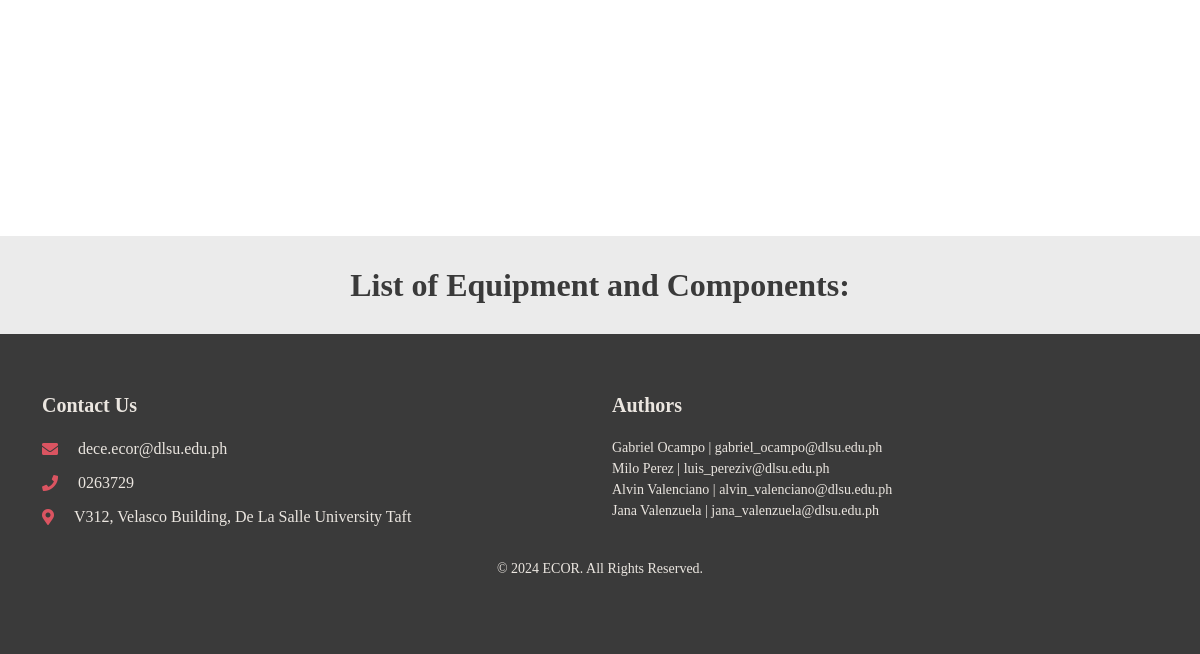
Page /laboratories/M402A.php (lower part) on the earlier database version.
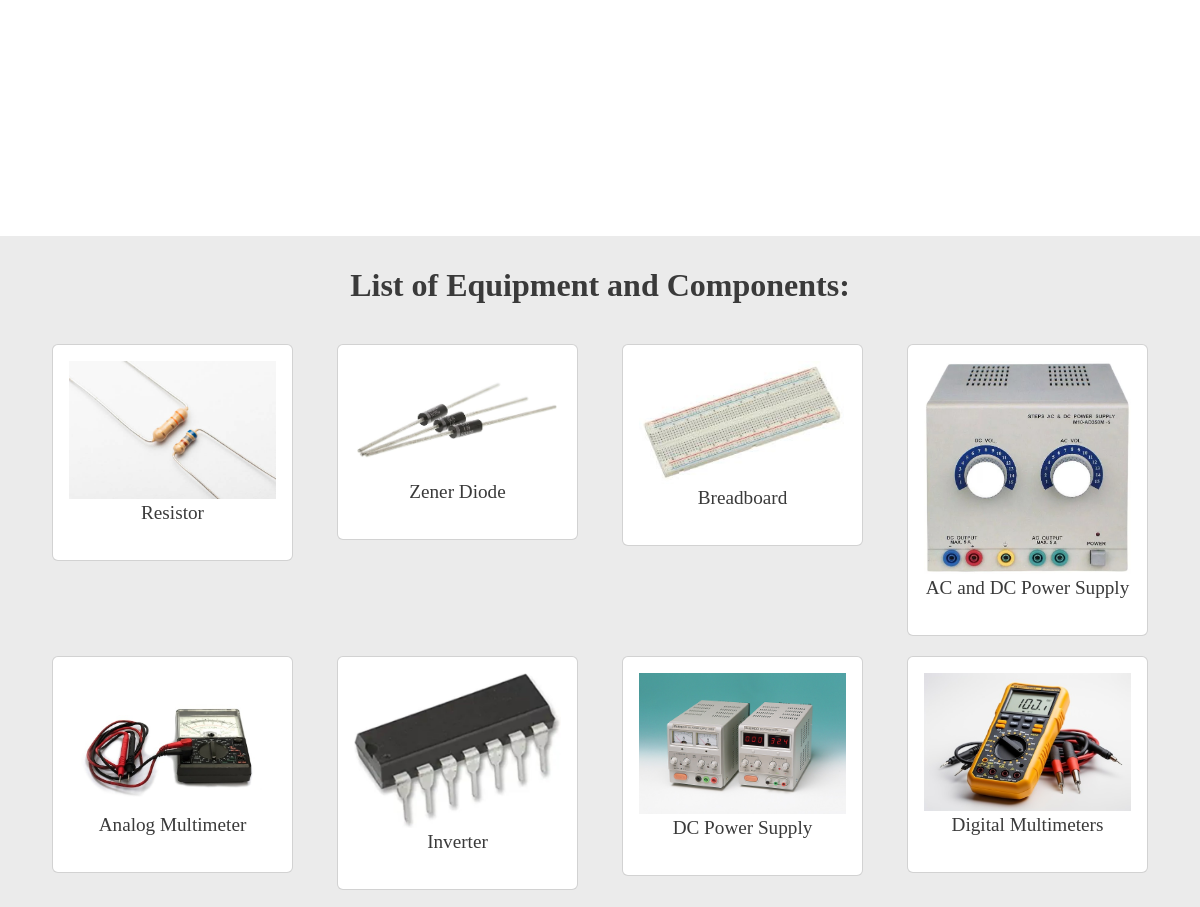
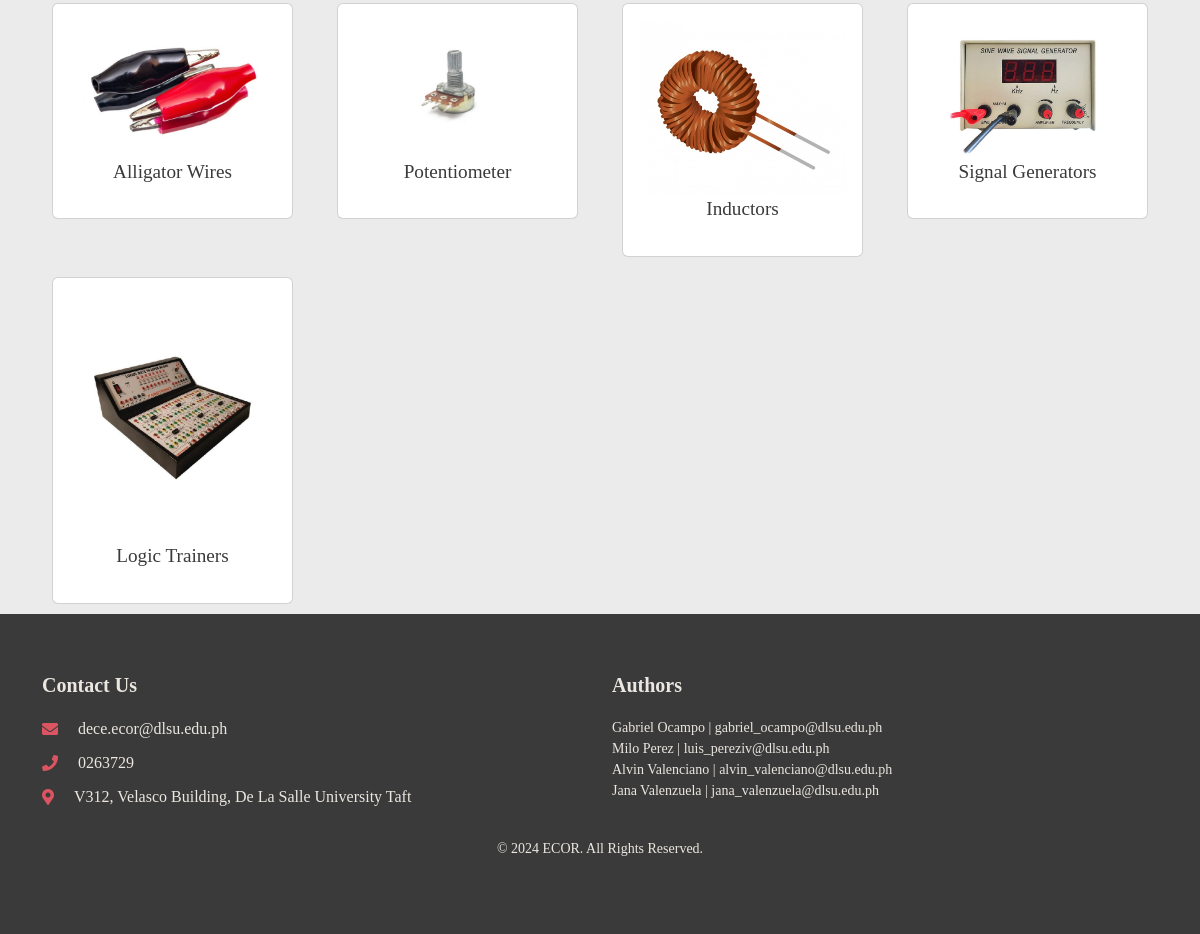
Same page on the later database version (2 pictures, top to bottom).
### tables this page shows
CREATE TABLE `inventory` (
  `itemName` varchar(50) NOT NULL COMMENT 'Name of item.',
  `itemID` int(3) NOT NULL COMMENT 'Unique integer identifier for each item.',
  `stockTotal` int(2) NOT NULL COMMENT 'Total quantity of this item in stock.',
  `stockInUse` int(2) NOT NULL COMMENT 'Number of items for this item being borrowed/used.',
  `category` text NOT NULL COMMENT 'Separate categories with commas, such as: (Discrete, Resistors)',
  `locations` binary(10) NOT NULL COMMENT 'Each location is represented by a bit in the order of the Laboratories dropdown. (0000000001 - only found in V404, 1001001100 - found in M402A, V303A, V312, V401) ',
  `img` text NOT NULL
);

### laboratories/M402A.php (the view, shortened to what this page needs)
<?php
include 'db_connection.php';
$bitPosition = 0;
$bitValue = 1 << $bitPosition;
$sql = "SELECT itemName, locations, img FROM inventory WHERE (CAST(locations AS UNSIGNED) & $bitValue) != 0";
$items = $conn->query($sql);
?>
<!DOCTYPE HTML>
<HTML LANG="en">
    <HEAD>
        <link href="https://cdn.jsdelivr.net/npm/bootstrap@5.3.3/dist/css/bootstrap.min.css" rel="stylesheet">
        <link rel="stylesheet" href="https://use.fontawesome.com/releases/v5.15.4/css/all.css"/>
        <link rel="stylesheet" href="../assets/styles.css">
    </HEAD>
    <BODY>
        <section id="about">
          <div class="container">
            <div class="row">
              <div class="col-md-6">
              </div>
              <div class="col-md-6">
              </div>
            </div>
          </div>
        </section>
        <section id="lab-catalog">
          <h1>List of Equipment and Components:</h1>
          <div class="container">
            <div class="row">
            <?php while($row = mysqli_fetch_assoc($items)) { ?>
              <div class="col-md-3">
                <div class="card">
                  <div class="image">
                    <img src="<?php echo $row["img"]; ?>" alt="">
                  </div>
                  <div class="description">
                    <p class="itemName"><?php echo $row["itemName"]; ?></p>
                  </div>
                </div>
              </div>
            <?php } ?>
            </div>
          </div>
        </section>
        <footer id="contact">
          <div class="container">
            <div class="row">
              <div class="col-md-6">
                <h6>Contact Us</h6>
                <div class="contact-info">
                  <i class="fas fa-envelope"></i><span><a href="mailto:dece.ecor@dlsu.edu.ph" class="email-link">dece.ecor@dlsu.edu.ph</a></span>
                </div>
                <div class="contact-info">
                  <i class="fas fa-phone"></i><span>0263729</span>
                </div>
                <div class="contact-info">
                  <i class="fas fa-map-marker-alt"></i><span>V312, Velasco Building, De La Salle University Taft</span>
                </div>
              </div>
              <div class="col-md-6">
                <h6>Authors</h6>
                <ul class="list-unstyled">
                  <li>Gabriel Ocampo | <a href="mailto:gabriel_ocampo@dlsu.edu.ph" class="email-link">gabriel_ocampo@dlsu.edu.ph</a></li>
                  <li>Milo Perez | <a href="mailto:luis_pereziv@dlsu.edu.ph" class="email-link">luis_pereziv@dlsu.edu.ph</a></li>
                  <li>Alvin Valenciano | <a href="mailto:alvin_valenciano@dlsu.edu.ph" class="email-link">alvin_valenciano@dlsu.edu.ph</a></li>
                  <li>Jana Valenzuela | <a href="mailto:jana_valenzuela@dlsu.edu.ph" class="email-link">jana_valenzuela@dlsu.edu.ph</a></li>
                  <br>
                </ul>
              </div>
            </div>
            <div class="row">
              <div class="col-23 text-center">
                <p>&copy; 2024 ECOR. All Rights Reserved.</p>
              </div>
            </div>
          </div>
        </footer>
    </BODY>
</HTML>

Differences in the rows shown:
now on this page (row edited): inventory: img (picture), itemName "Resistor"
now on this page (row edited): inventory: img (picture), itemName "Zener Diode"
now on this page (row edited): inventory: img (picture), itemName "Breadboard"
now on this page (row edited): inventory: img (picture), itemName "AC and DC Power Supply"
now on this page (row edited): inventory: img (picture), itemName "Analog Multimeter"
now on this page (row edited): inventory: img (picture), itemName "Inverter"
now on this page (row edited): inventory: img (picture), itemName "DC Power Supply"
now on this page (row edited): inventory: img (picture), itemName "Digital Multimeters"
now on this page (row edited): inventory: img (picture), itemName "Alligator Wires"
now on this page (row edited): inventory: img (picture), itemName "Potentiometer"
now on this page (row edited): inventory: img (picture), itemName "Inductors"
now on this page (row edited): inventory: img (picture), itemName "Signal Generators"
now on this page (row edited): inventory: img (picture), itemName "Logic Trainers"
